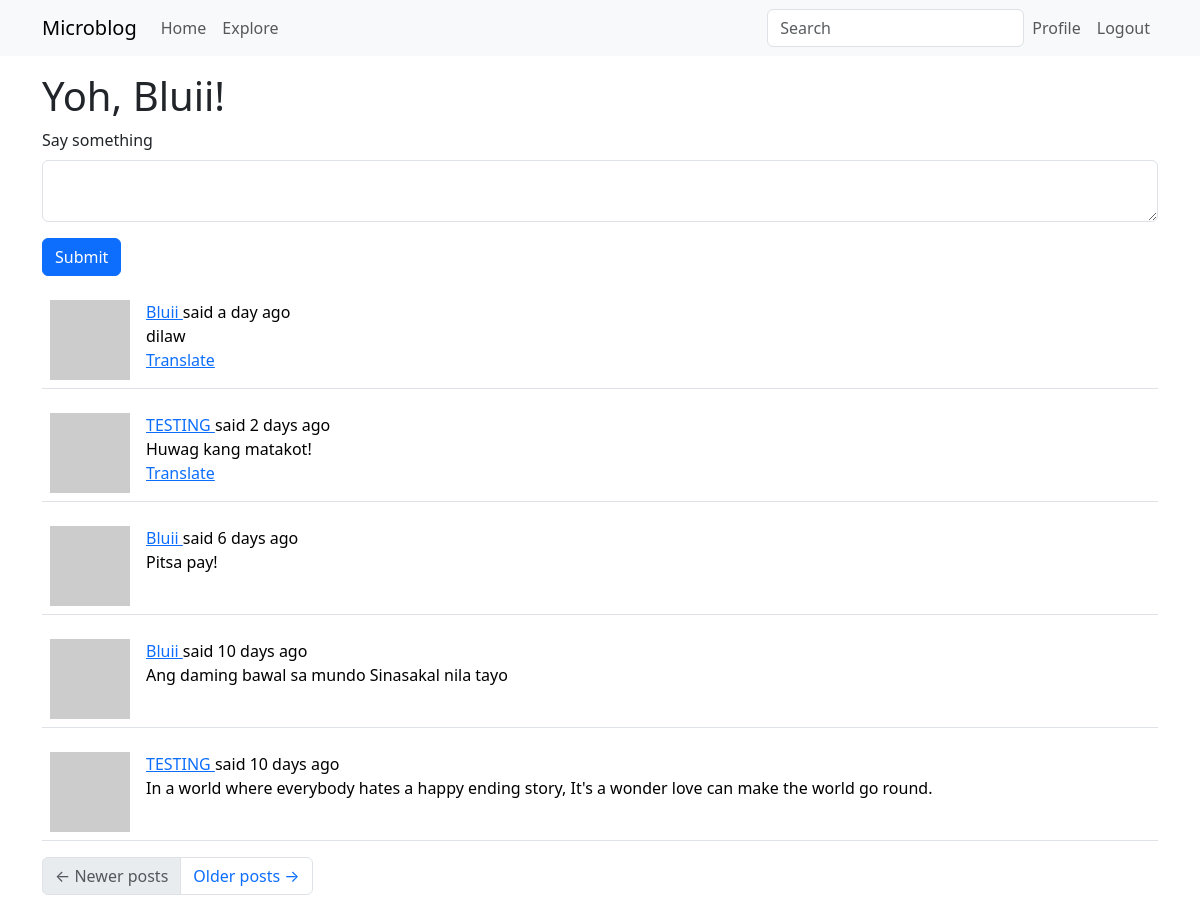
The app's page /index (signed in) with its own data.
### app/models.py (models this page shows, shortened)
class User(UserMixin, db.Model):
    id: so.Mapped[int] = so.mapped_column(primary_key=True)
    username: so.Mapped[str] = so.mapped_column(sa.String(64), index=True, unique=True)
    email: so.Mapped[str] = so.mapped_column(sa.String(120), index=True, unique=True)
    password_hash: so.Mapped[Optional[str]] = so.mapped_column(sa.String(256))
    posts: so.WriteOnlyMapped['Post'] = so.relationship(back_populates='author')
    about_me: so.Mapped[Optional[str]] = so.mapped_column(sa.String(140))
    last_seen: so.Mapped[Optional[datetime]] = so.mapped_column(default=lambda: datetime.now(timezone.utc))
    following: so.WriteOnlyMapped['User'] = so.relationship(secondary=followers, primaryjoin=(followers.c.follower_id == id),
                                                            secondaryjoin=(followers.c.followed_id == id),
                                                            back_populates='followers')
    followers: so.WriteOnlyMapped['User'] = so.relationship(secondary=followers, primaryjoin=(followers.c.followed_id == id),
                                                            secondaryjoin=(followers.c.follower_id == id),
                                                            back_populates='following')
    def avatar(self, size):
        digest = md5(self.email.lower().encode('utf-8')).hexdigest()
        return f'https://www.gravatar.com/avatar/{digest}?d=identicon&s={size}'
    def following_post(self):
        Author = so.aliased(User)
        Follower = so.aliased(User)
        return (
            sa.select(Post)
            .join(Post.author.of_type(Author))
            .join(Author.followers.of_type(Follower), isouter=True)
            .where(sa.or_(
                Follower.id == self.id,
                Author.id == self.id
            ))
            .group_by(Post)
            .order_by(Post.timestamp.desc())
        )

class SearchableMixin(object):
    @classmethod
    def before_commit(cls, session):
        session._changes = {
            'add':  list(session.new),
            'update': list(session.dirty),
            'delete': list(session.deleted)
        }
    @classmethod
    def after_commit(cls, session):
        for obj in session._changes['add']:
            if isinstance(obj, SearchableMixin):
                add_to_index(obj.__tablename__, obj)
        for obj in session._changes['update']:
            if isinstance(obj, SearchableMixin):
                add_to_index(obj.__tablename__, obj)
        for obj in session._changes['delete']:
            if isinstance(obj, SearchableMixin):
                remove_from_index(obj.__tablename__, obj)
        session._changes = None

class Post(SearchableMixin, db.Model):
    __searchable__ = ['body']
    id: so.Mapped[int] = so.mapped_column(primary_key=True)
    body: so.Mapped[str] = so.mapped_column(sa.String(140))
    timestamp: so.Mapped[datetime] = so.mapped_column(index=True, default=lambda: datetime.now(timezone.utc))
    user_id: so.Mapped[int] = so.mapped_column(sa.ForeignKey(User.id), index=True)
    author: so.Mapped[User] = so.relationship(back_populates='posts')
    language: so.Mapped[Optional[str]] = so.mapped_column(sa.String(5))
    @login.user_loader
    def load_user(id):
        return db.session.get(User, int(id))

### app/main/routes.py (the view, shortened to what this page needs)
@bp.route('/', methods=['GET', 'POST'])
@bp.route('/index', methods=['GET', 'POST' ])
@login_required
def index():
    form = PostForm()
    page = request.args.get('page', 1, type=int)
    posts = db.paginate(current_user.following_post(), page=page,
                        per_page=current_app.config['POSTS_PER_PAGE'], error_out=False)
    next_url = url_for('main.index', page=posts.next_num)\
        if posts.has_next else None
    prev_url = url_for('main.index', page=posts.prev_num)\
        if posts.has_prev else None
    return render_template('index.html', title=_('Home Page'), form=form, posts=posts.items, next_url=next_url, prev_url=prev_url)

### app/main/forms.py
class SearchForm(FlaskForm):
    q = StringField(_l('Search'), validators=[DataRequired()])
    def __init__(self, *args, **kwargs):
        if 'formdata' not in kwargs:
            kwargs['formdata'] = request.args
        if 'meta' not in kwargs:
            kwargs['meta'] = {'csrf': False}
        super(SearchForm, self).__init__(*args, **kwargs)

class PostForm(FlaskForm):
    post = TextAreaField(_l('Say something', validators=[DataRequired(), Length(min=1, max=140)]))
    submit = SubmitField(_l('Submit'))

### app/main/routes.py (called while the page is built)
@bp.before_app_request
def before_request():
    if current_user.is_authenticated:
        current_user.last_seen = datetime.now(timezone.utc)
        db.session.commit()
        g.search_form = SearchForm()
    g.locale = str(get_locale())

### app/templates/index.html
{% extends "base.html" %}
{% import "bootstrap_wtf.html" as wtf %}
{% block content %}
        <h1>{{ _('Yoh, %(username)s!', username=current_user.username) }}</h1>
        {% if form %}
        {{ wtf.quick_form(form) }}
        {% endif %}
        {% for post in posts %}
            {% include '_post.html' %}
        {% endfor %}
        <nav aria-label="Post navigation">
            <ul class="pagination">
                <li class="page-item{% if not prev_url %} disabled{% endif %}">
                    <a class="page-link" href="{{ prev_url }}">
                        <span aria-hidden="true">&larr;</span> {{ _('Newer posts') }}
                    </a>
                </li>
                <li class="page-item{% if not next_url %} disabled{% endif %}">
                    <a class="page-link" href="{{ next_url }}">
                        {{ _('Older posts') }} <span aria-hidden="true">&rarr;</span>
                    </a>
                </li>
            </ul>
        </nav>
{% endblock %}

### app/templates/_post.html (shortened to what this page needs)
<table class="table table-hover">
    <tr>
        <td width="50px">
            <a href="{{ url_for('main.user', username=post.author.username) }}">
                <img src="{{ post.author.avatar(50) }}" />
            </a>
        </td>
        <td>
            {{ _('%(username)s said %(when)s',
                username=user_link, when=moment(post.timestamp).fromNow()) }}
            <br>
            <span id="post{{ post.id }}">{{ post.body }}</span>
            {% if post.language and post.language != g.locale %}
            <br>
            <span id="translation{{ post.id }}">
            <a href="javascript:translate(
                        'post{{ post.id }}',
                        'translation{{ post.id }}',
                        '{{ post.language }}'
                        '{{ g.locale }}')">{{ _('Translate') }}</a>
            </span>
            {% endif %}
        </td>
    </tr>
</table>

### records on screen
Post: body "dilaw"
Post: body "Huwag kang matakot!"
Post: body "Pitsa pay!"
Post: body "Ang daming bawal sa mundo Sinasakal nila tayo"
Post: body "In a world where everybody hates a happy ending story, It's a wonder love can make the world go round."

### other values on screen
{{ field.label(class='form-label') }} "Say something"
